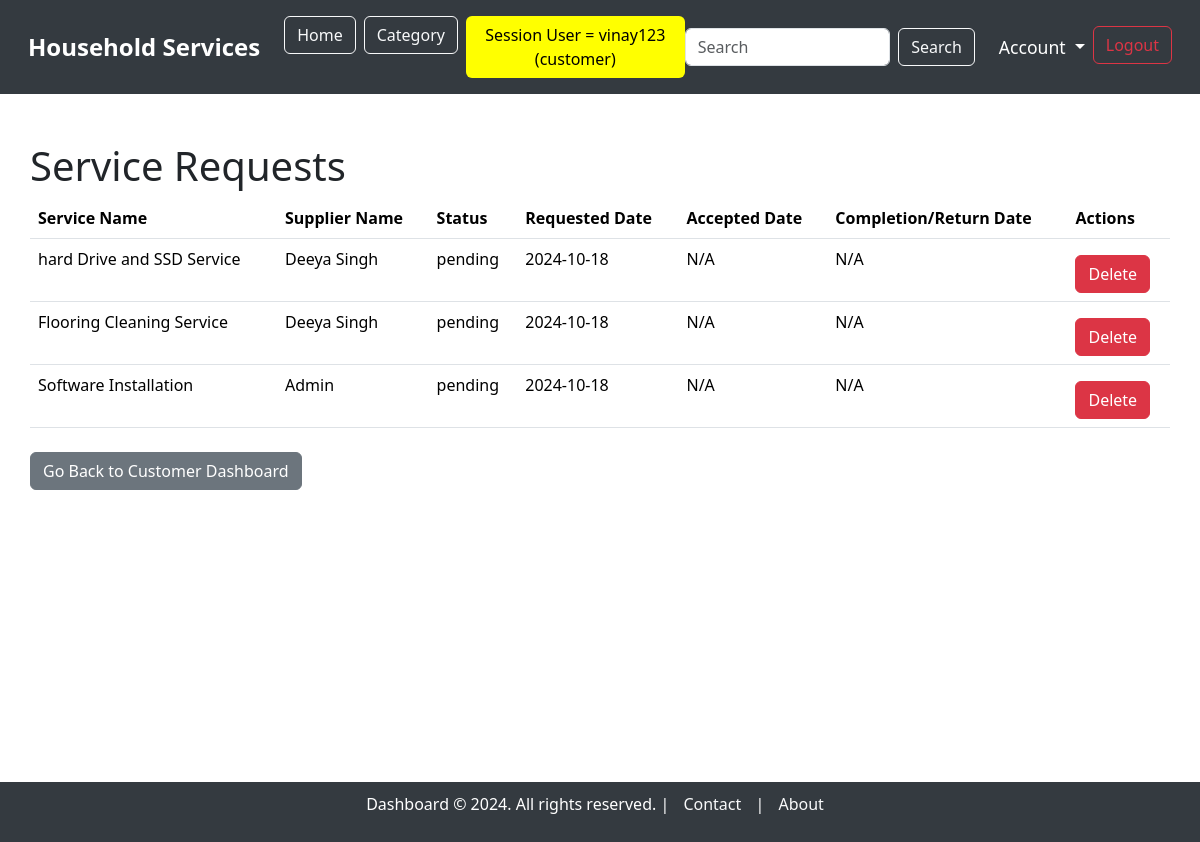
/service_requests (signed in), run on an earlier commit of the app's database.
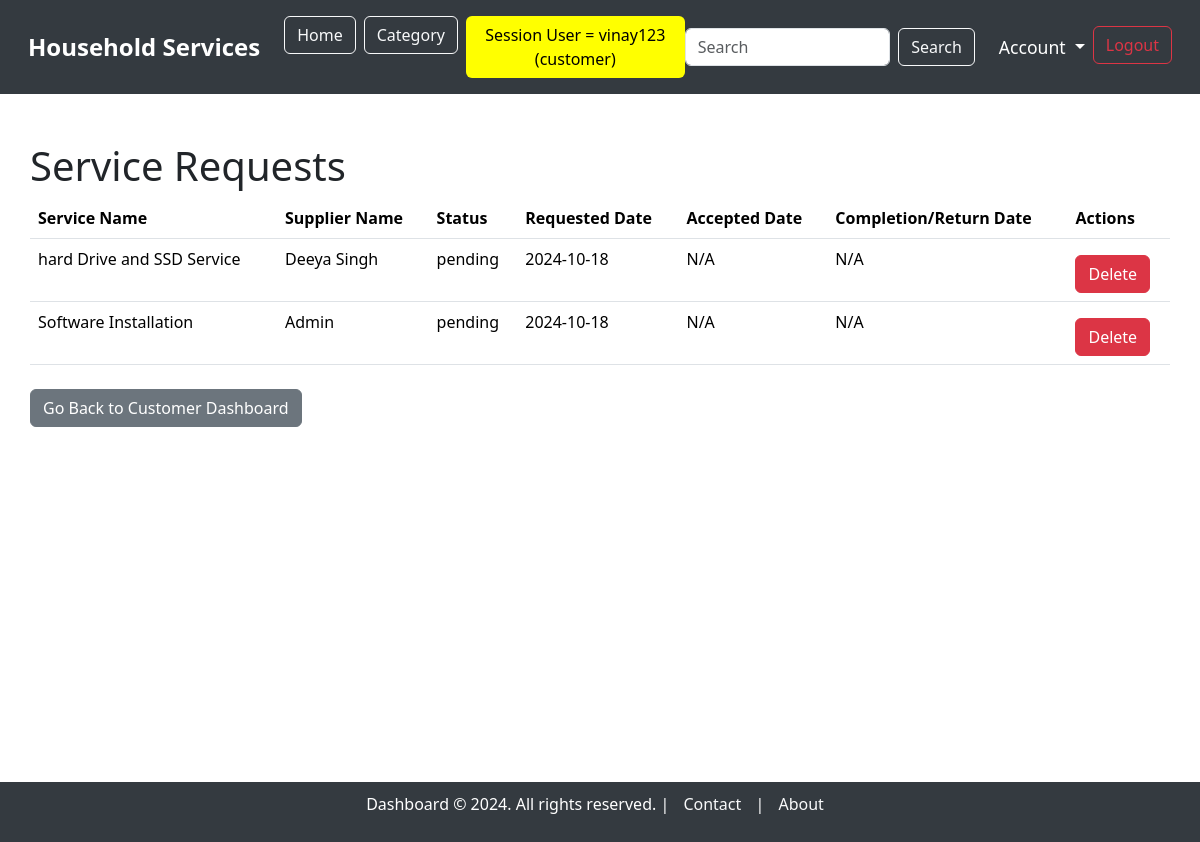
And on a later commit of the database.
### model.py (models this page shows, shortened)
class ServiceRequest(db.Model):
    __tablename__ = "service_requests"
    service_request_id = db.Column(db.Integer, autoincrement=True, primary_key=True)
    service_id = db.Column(db.Integer, db.ForeignKey('service.service_id'), nullable=False)
    user_id = db.Column(db.Integer, db.ForeignKey('users.user_id'), nullable=False)
    supplier_id = db.Column(db.Integer, db.ForeignKey('users.user_id'), nullable=True)  # Link to supplier (optional)
    service_description = db.Column(db.String, nullable=False)
    experience_years = db.Column(db.Integer, nullable=True)
    created_at = db.Column(db.DateTime, default=datetime.utcnow)
    updated_at = db.Column(db.DateTime, default=datetime.utcnow, onupdate=datetime.utcnow)
    date_requested = db.Column(db.DateTime, default=datetime.utcnow, nullable=True)
    date_issued = db.Column(db.DateTime, nullable=True)  #accepted date
    date_completed = db.Column(db.DateTime, nullable=True)
    date_returned = db.Column(db.DateTime, nullable=True)
    status = db.Column(db.String, default='pending')  # 'pending', 'accepted', 'rejected', 'completed', 'returned', 'cancelled'
    price = db.Column(db.Integer, nullable=False)  # Price associated with the service
    customer = db.relationship('User', foreign_keys=[user_id], backref='customer_requests')
    supplier = db.relationship('User', foreign_keys=[supplier_id], backref='supplier_requests')
    service = db.relationship('Service', backref='requests')

class Service(db.Model):
    __tablename__ = "service"
    service_id = db.Column(db.Integer, autoincrement=True, primary_key=True)
    category_id = db.Column(db.Integer, db.ForeignKey('category.category_id'), nullable=False)  # Link to Category model
    supplier_id = db.Column(db.Integer, db.ForeignKey('users.user_id', ondelete='CASCADE'), nullable=False)  # Link to the supplier with cascade delete
    service_name = db.Column(db.String, unique=True, nullable=False)
    service_description = db.Column(db.String, nullable=False)
    created_at = db.Column(db.DateTime, default=datetime.utcnow)
    updated_at = db.Column(db.DateTime, default=datetime.utcnow, onupdate=datetime.utcnow)
    price = db.Column(db.Integer)
    image = db.Column(db.String)  # Path to the uploaded image
    supplier = db.relationship('User', backref='services')  # Relationship to supplier (User)
    category = db.relationship('Category', backref='services')  # Relationship to Category

class User(db.Model):
    __tablename__ = "users"
    user_id = db.Column(db.Integer, autoincrement=True, primary_key=True)
    full_name = db.Column(db.String, nullable=False)
    username = db.Column(db.String, unique=True, nullable=False)
    email = db.Column(db.String, unique=True, nullable=False)
    password = db.Column(db.String, nullable=False)
    address = db.Column(db.String, nullable=False)
    pincode = db.Column(db.String, nullable=False)
    role = db.Column(db.String, nullable=False)  # 'customer' or 'supplier'
    service_name = db.Column(db.String, nullable=False)  # Only applicable if the user is a supplier
    experience_years = db.Column(db.Integer)  # Only applicable if the user is a supplier
    document = db.Column(db.String)  # Path or name of the uploaded document, only for suppliers
    is_verified = db.Column(db.Boolean, default=False)  # For supplier verification
    is_blocked = db.Column(db.Boolean, default=False)  # For blocking/unblocking users

### main.py (the view, shortened to what this page needs)
@app.route('/service_requests', methods=['GET'])
@login_required("admin, supplier, customer")
def view_service_requests():
    user_id = session.get('user_id')
    role = session.get('role')
    if role == 'customer':
        service_requests = ServiceRequest.query.filter_by(user_id=user_id).filter(ServiceRequest.status.in_(['pending', 'accepted'])).all()
        service_history = ServiceRequest.query.filter_by(user_id=user_id).filter(ServiceRequest.status.in_(['completed', 'returned', 'rejected'])).all()
    else:
        service_requests = ServiceRequest.query.filter(ServiceRequest.status.in_(['pending', 'accepted'])).all()
        service_history = ServiceRequest.query.filter(ServiceRequest.status.in_(['completed', 'returned', 'rejected'])).all()
    return render_template('service_requests/service_requests.html', service_requests=service_requests, service_history=service_history)

### main.py (called while the page is built)
def login_required(roles):
    def wrapper(original):
        @wraps(original)
        def inner(*args, **kwargs):
            role_list = roles.split(', ')
            if session.get("username") and session.get("role") in role_list:
                return original(*args, **kwargs)
            else:
                flash(f"You need to login as one of the following roles: {', '.join(role_list)}", "warning")
                return redirect(url_for("login"))
        return inner
    return wrapper

### templates/service_requests/service_requests.html (shortened to what this page needs)
{% extends 'base_dashboard.html' %}
{% block content %}
<div class="container mt-5">
    <h1>Service Requests</h1>
    {% if service_requests %}
        <table class="table">
            <thead>
                <tr>
                    <th>Service Name</th>
                    <th>Supplier Name</th>
                    <th>Status</th>
                    <th>Requested Date</th>
                    <th>Accepted Date</th>
                    <th>Completion/Return Date</th>
                    <th>Actions</th>
                </tr>
            </thead>
            <tbody>
                {% for request in service_requests %}
                    <tr>
                        <td>{{ request.service.service_name }}</td>
                        <td>{{ request.service.supplier.full_name if request.service.supplier else 'Not Assigned' }}</td>
                        <td>{{ request.status }}</td>
                        <td>{{ request.date_requested.strftime('%Y-%m-%d') }}</td>
                        <td>
                            {% if request.date_issued %}
                                {{ request.date_issued.strftime('%Y-%m-%d') }}
                            {% else %}
                                N/A
                            {% endif %}
                        </td>
                        <td>
                            {% if request.status == 'completed' %}
                                {{ request.date_completed.strftime('%Y-%m-%d') if request.date_completed else 'N/A' }}
                            {% elif request.status == 'returned' %}
                                {{ request.date_returned.strftime('%Y-%m-%d') if request.date_returned else 'N/A' }}
                            {% elif request.status == 'rejected' %}
                                {{ request.date_rejected.strftime('%Y-%m-%d') if request.date_rejected else 'N/A' }}
                            {% else %}
                                N/A
                            {% endif %}
                        </td>
                        <td>
                            <div class="d-flex flex-column">
                                {% if session.get('role') == 'admin' or (session.get('role') == 'customer' and session.get('user_id') == request.user_id) %}
                                    <form action="{{ url_for('delete_service_request', service_request_id=request.service_request_id) }}" method="POST" onsubmit="return confirm('Are you sure you want to delete this service request?');">
                                        <button type="submit" class="btn btn-danger mt-2">Delete</button>
                                    </form>
                                {% endif %}
                            </div>
                        </td>
                    </tr>
                {% endfor %}
            </tbody>
        </table>
    {% else %}
        <p>No service requests found.</p>
    {% endif %}
    <div class="mt-4">
        {% if session.get('role') == 'supplier' %}
            <a href="{{ url_for('supplier_dashboard') }}" class="btn btn-secondary">Go Back to Supplier Dashboard</a>
        {% elif session.get('role') == 'customer' %}
            <a href="{{ url_for('customer_dashboard') }}" class="btn btn-secondary">Go Back to Customer Dashboard</a>
        {% elif session.get('role') == 'admin' %}
            <a href="{{ url_for('admin_dashboard') }}" class="btn btn-secondary">Go Back to Admin Dashboard</a>
        {% endif %}
    </div>
    <br>
</div>
{% endblock %}

What changed in the data, as far as the page shows it:
no longer on this page (row edited): ServiceRequest: service.service_name "Flooring Cleaning Service", service.supplier "Deeya Singh", status "pending", date_requested "2024-10-18", shows "N/A"
